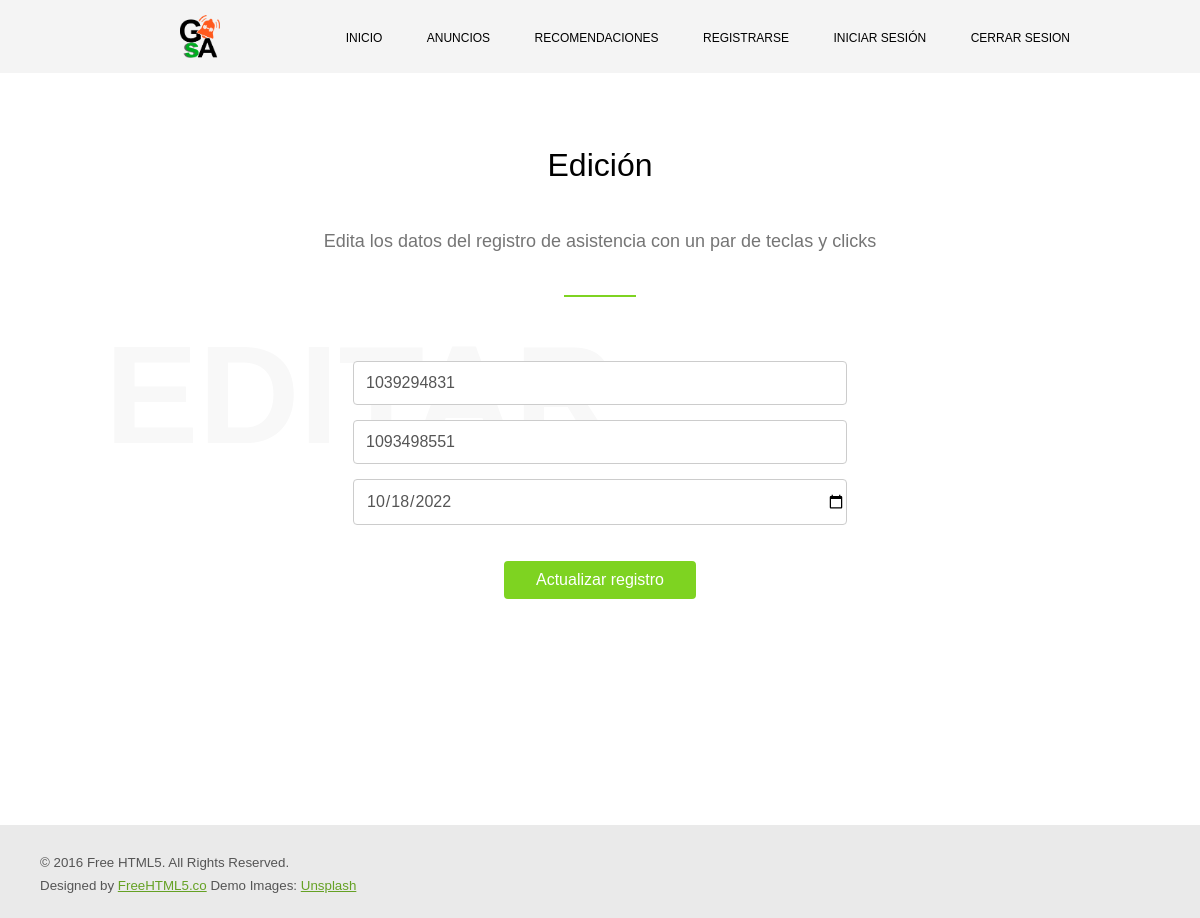
The app's page /view/Instructor-Act-Editar.php?id=2 (signed in) with its own data.
### tables this page shows
create table asistencia
(
  id_registro_asis integer not null auto_increment,
  id_instruc_asis bigint not null,
  fk_id_aprend_asis bigint not null,
  fecha_asis date not null,
  primary key (id_registro_asis)
);

### view/Instructor-Act-Editar.php (the view, shortened to what this page needs)
<!DOCTYPE html>
<html lang="en">
<head>
    <link rel="stylesheet" href="css/style.css">
</head>
<body>
	<?php
		include("../model/conexion.php");
		$id_asis=$_GET['id'];
	?>
    <div class="navbar">
		<img src="Imagenes/Logo_GsA-removebg-preview.png" class="logo">
        <ul>
            <li><a href="index.html">Inicio</a></li>
            <li><a href="Anuncios.html">Anuncios</a></li>
            <li><a href="Recomendaciones.html">Recomendaciones</a></li>
            <li><a href="Registro.html">Registrarse</a></li>
            <li><a href="Inicio_Sesion.html">Iniciar sesión</a></li>
			<li id="liFinLinea"><a href="../model/salir.php">Cerrar Sesion</a></li>
        </ul>
    </div>
    <section id="Registrarse">
		<div class="container">
			<div class="row row-pb-md">
				<div class="col-md-8 heading">
					<h1>Edición</h1>
					<p class="sub">Edita los datos del registro de asistencia con un par de teclas y clicks</p>
					<p class="subtle-text">Editar</p>
				</div>
			</div>
			<div class="row">
				<div>
					<form action="../controller/c_asis_edit.php" method="POST">
					<?php
						$sql="SELECT id_registro_asis, id_instruc_asis, fk_id_aprend_asis, fecha_asis
							  FROM asistencia
							  WHERE id_registro_asis=$id_asis";
						$query=$conexion->query($sql);
						while($result=$query->fetch_assoc()){
							$iid_instruc_asis=stripslashes($result["id_instruc_asis"]);
							$ffk_id_aprend_asis=stripslashes($result["fk_id_aprend_asis"]);
							$ffecha_asis=stripslashes($result["fecha_asis"]);
					?>
						<div class="form-group">
							<?php
    							echo "<input type='number' class='form-control' placeholder='Identificación del Instructor' id='num_identificacion' name='id_Instructor' value='$iid_instruc_asis' required>";
							?>
						</div>
						<div class="form-group">
							<?php
    							echo "<input type='number' class='form-control' placeholder='Identificación del Aprendiz' id='num_identificacion' name='id_Aprendiz' value='$ffk_id_aprend_asis' required>";
							?>
						</div>
						<div class="form-group">
							<?php
    							echo "<input type='date' class='form-control' placeholder='Fecha' id='num_identificacion' name='fecha' value='$ffecha_asis' required>";
							?>
						</div>
						<div class="form-group" style="margin-top: 3%;">
							<input type="submit" value="Actualizar registro" class="Subm" id="submit-ed">
						</div>
						<?php
   							}
						?>
					</form>
				</div>
			</div>
		</div>
	</section>
	<footer id="footer">
		<div class="container">
			<div class="row copyright">
				<div class="col-md-12">
					<p class="pull-left">
						<small class="block" style="padding-bottom: 8px;">&copy; 2016 Free HTML5. All Rights Reserved.</small>
						<small class="block">Designed by <a href="http://freehtml5.co/" target="_blank" style="color: #65a124;">FreeHTML5.co</a> Demo Images: <a href="http://unsplash.com/" target="_blank" style="color: #65a124;">Unsplash</a></small>
					</p>
				</div>
			</div>
		</div>
	</footer>
</body>
</html>

### view/CSS/style.css (style rules this page uses)
* { margin: 0; padding: 0; font-family: sans-serif; }
.navbar { width: 100%; margin: auto; padding: 15px 0; display: flex; align-items: center; justify-content: space-between; background: #eeeeee9c; }
.logo { padding-left: 15%; width: 40px; cursor: pointer; }
#liFinLinea { margin-right: 130px; }
.navbar ul li { list-style: none; display: inline-block; margin: 0 20px; position: relative; }
.navbar ul li a { text-decoration: none; color: #000000; text-transform: uppercase; font-size: 12px; }
.navbar ul li::after { content: ""; height: 3px; width: 0; background: #7ED321; position: absolute; left: 0; bottom: -10px; transition: 0.5s; }
.container { margin-right: auto; margin-left: auto; padding-left: 15px; padding-right: 15px; position: relative; z-index: 10; }
#Anuncios, #Recomendaciones, #Registrarse, #IniciarSesion, #Recup_contra, #Apre_Inst, #Planificador, #Asistencia { padding: 4em 0; clear: both; font-weight: 400; font-size: 16px; line-height: 1.8; color: #777; background: #fff; min-height: 78vh; }
#Anuncios .heading, #Recomendaciones .heading, #Registrarse .heading, #IniciarSesion .heading, #Recup_contra .heading, #Apre_Inst .heading, #Planificador .heading, #Asistencia .heading { position: relative; text-align: center; width: 80%; margin: 0 auto; }
#Anuncios h1, #Recomendaciones h1, #Registrarse h1, #IniciarSesion h1, #Recup_contra h1, #Apre_Inst h1, #Planificador h1, #Asistencia h1 { color: #000; font-weight: 500; margin: 0 0 30px 0; font-size: 32px; }
.heading .sub { width: 100%; margin: 0 auto; padding-bottom: 40px; font-size: 18px; color: #757575; }
.heading .sub:after { bottom: 0; left: 50%; margin-left: -36px; content: ""; position: absolute; width: 72px; height: 2px; background: #7ED321; }
.heading .subtle-text { position: absolute; left: 0; text-transform: uppercase; color: #F8F8F8; font-weight: 900; z-index: -1; }
#Registrarse .heading .subtle-text, #Planificador .heading .subtle-text { bottom: -1.6em; font-size: 140px; }
.row { margin-left: -15px; margin-right: -15px; }
.row:before, .row:after { content: " "; display: table; }
.row:after { clear: both; }
.row-pb-md { padding-bottom: 4em; }
.col-md-8, .col-md-12 { position: relative; min-height: 1px; padding-left: 15px; padding-right: 15px; }
@media (min-width: 992px) { #Anuncios .col-md-6, #Recomendaciones .col-md-6, #Apre_Inst .col-md-6, .col-md-12 { float: left; } }
.form-group { margin-bottom: 15px; }
.form-control { display: block; padding-top: 12px; padding-bottom: 12px; padding-left: 12px; font-size: 16px; color: #555555; border: 1px solid #ccc; border-radius: 4px; }
.Subm { background: #7ED321; color: white; font-size: 16px; font-weight: 400; -webkit-border-radius: 4px; -moz-border-radius: 4px; -ms-border-radius: 4px; border-radius: 4px; padding: 8px 30px; border: 2px solid #7ED321; cursor: pointer; }
#nom1, #nom2, #apel1, #apel2, #correo_sena_registro, #num_identificacion, #password_registro, #Antecedentes_input, #correo_sena_iniciosesion, #password_iniciosesion, #correo_sena_Recup_contra { margin: 0 auto; width: 40%; }
#num_identificacion ,#correo_sena_registro, #correo_sena_iniciosesion, #correo_sena_Recup_contra, #Antecedentes_input { color: #555555; }
#submit-ed { display: block; margin: 0 auto; }
#footer { padding-top: 30px; padding-bottom: 25px; padding-left: 25px; background:#eaeaea; font-family: sans-serif; color: #555555; }
#footer .copyright .block { display: block; }

### records on screen
asistencia: id_Instructor "1039294831", id_Aprendiz "1093498551", fecha "10/18/2022"
